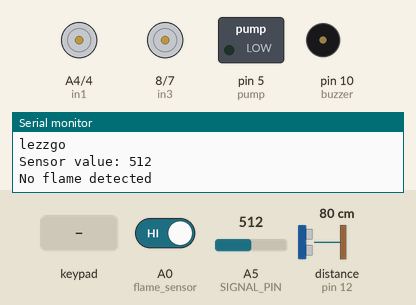
This sketch was run on a simulated Arduino Uno, built with avr-gcc and run on an emulated ATmega328P. Shown: motor-driver pin pairs drawn as motors (green arrow = first pin HIGH = forward, orange = second pin HIGH = backward, longer = more drive, scaled by the enable pin), switched loads named in the sketch (green lamp = pin HIGH), buzzer (waves = sounding, pin HIGH), the last lines printed to the serial monitor. Wiring (inferred from the names in the program): ultrasonic range finder: trigger pin 6; echo pin 12. Dashed ring = blinking. The test bench sets the inputs (shaded band); at power-on: A0 (flame_sensor) HIGH, A5 (SIGNAL_PIN) = 512, distance to the obstacle (sensor on pin 12) 80 cm. The echo pulse lasts 58.3 µs per cm; pins used as bus, display or sensor lines are not drawn.

Above: at 1.2 s.
1.3 s: A0 (flame_sensor) driven LOW
At 2.2 s:
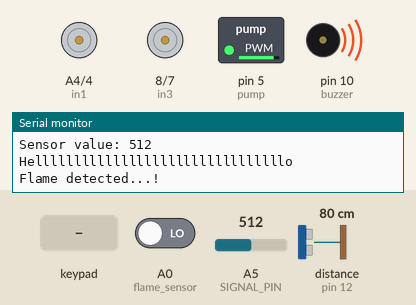
4.4 s: key 'U' pressed
At 5.4 s:
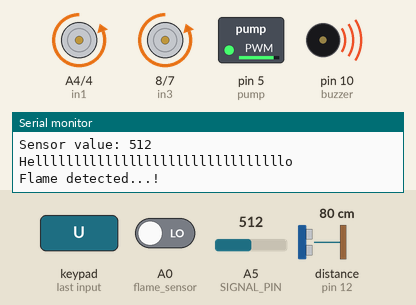
7.5 s: key 'D' pressed
At 8.4 s:
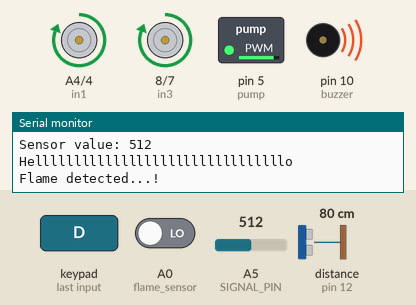
10.6 s: key 'L' pressed
At 11.5 s:
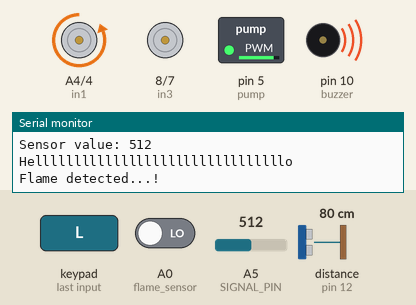
13.7 s: key 'R' pressed
At 14.2 s:
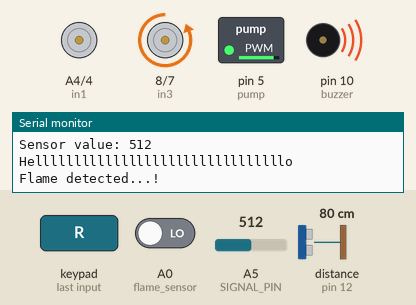
16.8 s: A5 (SIGNAL_PIN) set to 22
19.9 s: A5 (SIGNAL_PIN) set to 18
At 21.2 s:
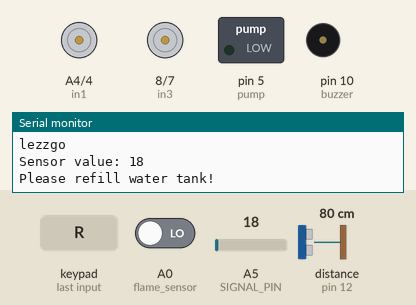
Timing chart, 0 to 22.9 s (numbered marks = the images above; inputs shaded):
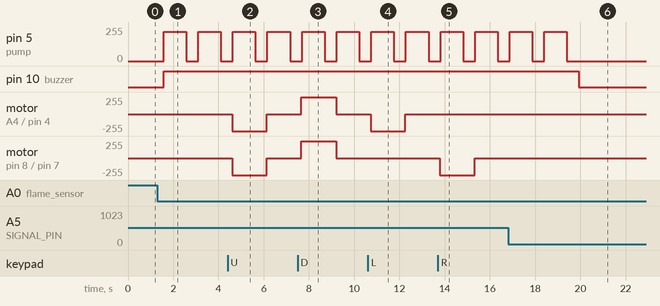

The sketch:

fire_truck.ino
```cpp
#define CUSTOM_SETTINGS
#define INCLUDE_GAMEPAD_MODULE
#define INCLUDE_LEDCONTROL_MODULE
#include <Dabble.h>

//Motor A (Right Motor)
#define enA 11 //11 because, pin 3 is for the bluetooth module
#define in1 A4 //Connected to one of the analog pins (A4), and force the analog pin to work digitally
#define in2 4

//Motor B (Left Motor)
#define enB 9
#define in3 8
#define in4 7

//Ultrasonic Sensor
#define trigPin 6
#define echoPin 12
float distance_cm, duration;

//Water-level Sensor
#define POWER_PIN  13
#define SIGNAL_PIN A5

int value = 0; // variable to store the sensor value

//Flame sensor
#define flame_sensor A0
#define buzzer 10
bool flame_detected = HIGH;

#define serialTime 200
long lastSerial = 0;
bool fire = 0;

//Water-pump
#define pump 5

//Raspberry Pi Communication
String charrcv;

void setup() {
  // put your setup code here, to run once:
  Serial.begin(9600);
  pinMode(enA, OUTPUT);
  pinMode(in1, OUTPUT);
  pinMode(in2, OUTPUT);
  pinMode(enB, OUTPUT);
  pinMode(in3, OUTPUT);
  pinMode(in4, OUTPUT);

  pinMode(trigPin, OUTPUT);
  pinMode(echoPin, INPUT);

  pinMode(POWER_PIN, OUTPUT);   // configure D7 pin as an OUTPUT
  digitalWrite(POWER_PIN, LOW); // turn the sensor OFF

  pinMode(buzzer, OUTPUT);
  pinMode(flame_sensor, INPUT);

  Dabble.begin(9600, 2, 3);
}

void loop() {
  // put your main code here, to run repeatedly:

  int rightMotorSpeed=0;
  int leftMotorSpeed=0;
  Dabble.processInput();


  digitalWrite(trigPin, HIGH);
  delayMicroseconds(10);
  digitalWrite(trigPin, LOW);

  duration = pulseIn(echoPin, HIGH);


  distance_cm = (0.017 *duration);

  if(distance_cm >= 15.0){
    if (GamePad.isUpPressed())
    {
      Serial.println("up");
      rightMotorSpeed = 255;
      leftMotorSpeed = 255;
    }

    if (GamePad.isDownPressed())
    {
      Serial.println("down");
      rightMotorSpeed = -255;
      leftMotorSpeed = -255;
    }

    if (GamePad.isLeftPressed())
    {
      Serial.println("left");
      rightMotorSpeed = 255;
      leftMotorSpeed = 0;
    }

    if (GamePad.isRightPressed())
    {
      Serial.println("right");
      rightMotorSpeed = 0;
      leftMotorSpeed = 255;
    }

    rotateMotor(rightMotorSpeed, leftMotorSpeed);
  }
  else{
    analogWrite(enA, 0);
    analogWrite(enB, 0);

    if (GamePad.isDownPressed())
    {
      rightMotorSpeed = -255;
      leftMotorSpeed = -255;
    }

    rotateMotor(rightMotorSpeed, leftMotorSpeed);
  }

  //Water-level Sensor
  digitalWrite(POWER_PIN, HIGH);  // turn the sensor ON
  delay(10);                      // wait 10 milliseconds
  value = analogRead(SIGNAL_PIN); // read the analog value from sensor
  digitalWrite(POWER_PIN, LOW);   // turn the sensor OFF

  Serial.print("Sensor value: ");
  Serial.println(value);

  //Receive data from Raspberry Pi
  // if(Serial.available()){
  //   charrcv = Serial.readStringUntil('\n');
  //   charrcv.trim();
  //   // if(charrcv.equals("test")){
  //   //   digitalWrite(buzzer, HIGH);
  //   //   delay(2000);
  //   //   digitalWrite(buzzer, LOW);
  //   //   delay(1000);
  //   //   digitalWrite(buzzer, HIGH);
  //   //   delay(2000);
  //   //   digitalWrite(buzzer, LOW);
  //   // }
  // }

  if(Serial.available()>0){
    char c = Serial.read();
      Serial.println(c);
      fire = 1;
    Serial.println("Flame detected...! + RBPi");
    digitalWrite(buzzer, HIGH);
    analogWrite(pump, 220);

      lastSerial = millis();
    while(Serial.available()>0) Serial.read();
  }

  if((millis() - lastSerial)>serialTime){
    fire = 0;
  }


  //Flame Sensor
  flame_detected = digitalRead(flame_sensor);


  if(value < 20){
    //digitalWrite(buzzer, HIGH);
    //delay(300);
    //digitalWrite(buzzer, LOW);
    //delay(200);
    digitalWrite(buzzer, HIGH);
   // delay(300);
    digitalWrite(buzzer, LOW);
    Serial.println("Please refill water tank!");
    //delay(200);
  }
  else {
      if (flame_detected == LOW){
      Serial.println("Hellllllllllllllllllllllllllllllllo");
      Serial.println("Flame detected...! ");
      digitalWrite(buzzer, HIGH);
      analogWrite(pump, 220);
      delay(1000);
      analogWrite(pump, 0);

      if (GamePad.isSquarePressed()){
        analogWrite(pump, 220);
      }
      else{
        analogWrite(pump, 0);
      }
    }
    else
    {
      Serial.println("No flame detected");
      digitalWrite(buzzer, LOW);
      if (GamePad.isSquarePressed()){
        analogWrite(pump, 220);
      }
      else{
        analogWrite(pump, 0);
      }
    }
  }

  // Ultrasonic Sensor
  // Serial.print("distance: ");
  // Serial.print(distance_cm);
  // Serial.println(" cm");

  delay(500);
}

void rotateMotor(int rightMotorSpeed, int leftMotorSpeed)
{
  if (rightMotorSpeed >= 0)
  {
    digitalWrite(in1,LOW);
    digitalWrite(in2,HIGH);
  }
  else if (rightMotorSpeed < 0)
  {
    digitalWrite(in1,HIGH);
    digitalWrite(in2,LOW);
  }

  if (leftMotorSpeed >= 0)
  {
    digitalWrite(in3,LOW);
    digitalWrite(in4,HIGH);
  }
  else if (leftMotorSpeed < 0)
  {
    digitalWrite(in3,HIGH);
    digitalWrite(in4,LOW);
  }

  analogWrite(enA, abs(rightMotorSpeed));
  analogWrite(enB, abs(leftMotorSpeed));
  Serial.println("lezzgo");
}
```

Measured:
- the behaviour switches between 20 and 19 on A5 (SIGNAL_PIN) (found by bisection; images 5 and 6)
- after the input at 1.3 s, pin 5 (pump): alternates 220/255 for 1.0 s and 0/255 for 0.53 s, starting after 0.28 s; pin 10 (buzzer): LOW → HIGH after 0.28 s
- after the input at 4.4 s, motor on A4 (in1) / pin 4 (in2), motor on pin 8 (in3) / pin 7 (in4): stopped → backward 255/255 after 0.21 s, → stopped 1.5 s later
- after the input at 7.5 s, motor on A4 (in1) / pin 4 (in2), motor on pin 8 (in3) / pin 7 (in4): stopped → forward 255/255 after 0.17 s, → stopped 1.5 s later
- after the input at 10.6 s, motor on A4 (in1) / pin 4 (in2): stopped → backward 255/255 after 0.13 s, → stopped 1.5 s later
- after the input at 13.7 s, motor on pin 8 (in3) / pin 7 (in4): stopped → backward 255/255 after 0.09 s, → stopped 1.5 s later
- after the input at 19.9 s, pin 5 (pump): stops changing and stays 0/255; pin 10 (buzzer): HIGH → LOW at once
